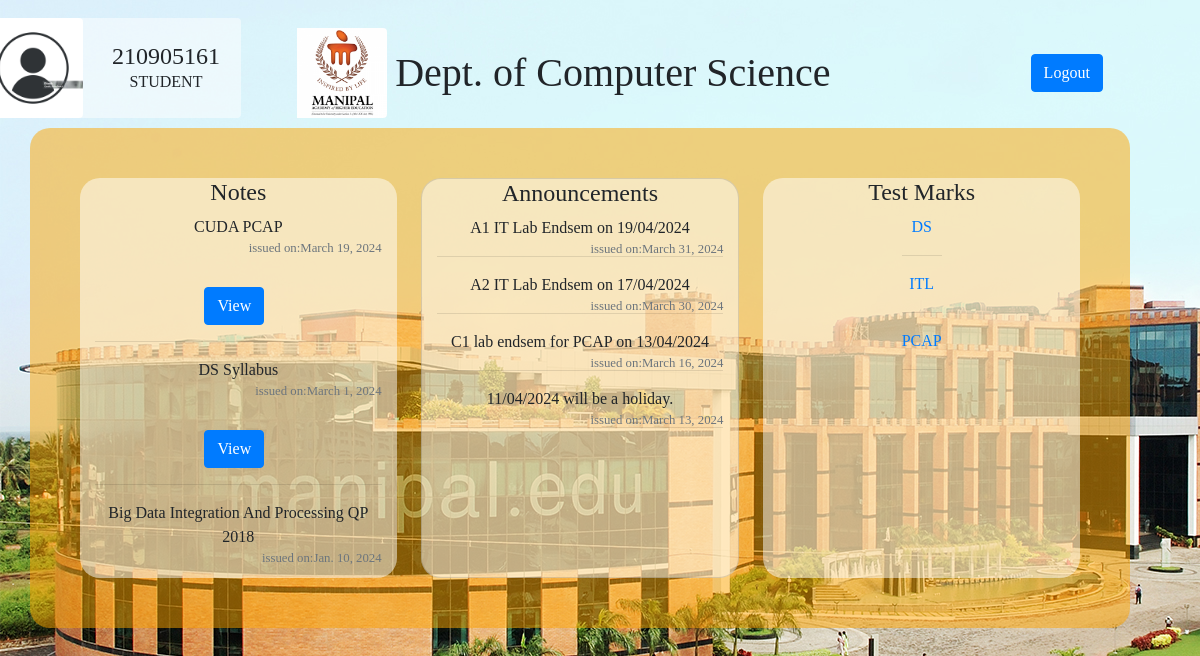
Screenshot of /index/ (signed in) with the database file from the repository.
### webapp/models.py (models this page shows)
class Note(models.Model):
    title = models.CharField(max_length=100)
    document = models.FileField(upload_to='notes/')
    date = models.DateField()

class Announcements(models.Model):
    announcement = models.CharField(max_length=500)
    date = models.DateField()

### webapp/views.py (the view)
# urls.py: path('index/',views.index,name='index'),
def index(request):
    username = request.session.get('username','')
    user = request.session.get('user','')
    context = {}
    context['userForm'] = LoginForm()
    if username:
        context['username']= username
        context['userType'] = user
        context['announcements'] = Announcements.objects.all().order_by('-date')
        unique_subjects = Marks.objects.values('subject').annotate(count=Count('subject'))
        context['notes'] = Note.objects.all().order_by('-date')
        context['unique_subjects'] = unique_subjects
        return render(request,'index.html',context)
    else:
        context['message']= "Not logged in"
        return render(request,'login.html',context)

### webapp/templates/webapp/index.html (shortened to what this page needs)
<html>
<head>
    <link rel="stylesheet" href="https://cdn.jsdelivr.net/npm/bootstrap@4.4.1/dist/css/bootstrap.min.css">
    <link href="https://cdn.jsdelivr.net/npm/bootstrap-icons/font/bootstrap-icons.css" rel="stylesheet">
</head>
    {% load static %}
<body style="background-image:url({% static 'manipal.jpg' %});font-family:Georgia; height: 100%; transform: translate(0px,-130px)">
    <div class="container text-center">
        <div style="transform: translate(-500px,100px);">
            <div class="ml-4 mt-5 d-flex justify-content-center">
                <div class="card h-25 border-0" style="background-color: rgba(255, 255, 255, 0.5)">
                    <div class="d-flex align-items-center">
                        <div class="image">
                    <img src="{% static 'user.jpg' %}" class="rounded" height="100" width="100 " >
                    </div>
                    <div class="ml-2" style="width: 150px;">
                       <h4 class="mb-0 mt-0">{{username}}</h4>
                       <span>{{userType | upper}}</span>
                    </div>
                    </div>
                </div>
             </div>
        </div>
        <div class="d-flex justify-content-center align-items-center">
            <img class="mr-2 rounded" src="{% static 'logo.png' %}" alt="My Image" style="height: 90px; margin-bottom: 10px; margin-top: 10px; padding-left: 200px">
            <h1 style="margin-bottom:10px; margin-top:10px;">Dept. of Computer Science</h1>
        <div class="btn-container" style="padding-left: 200px;">
            <button class="btn btn-primary">
                <a href="{% url 'logout' %}" style="color:inherit;">Logout</a>
            </button>
        </div>
        </div>
        <div class="row" style="background-color: rgba(255, 165, 0, 0.5); height: 500px; width: 1100px; padding: 50px; border-radius: 20px">
            <div class="col mr-4" style="background-color: rgba(255, 255, 255, 0.5); border-radius: 20px;height:400px;overflow-y: auto;">
                <h4>Notes</h4>
                <div id="student_notes" style="display:none">
                    <div style="position:relative">
                        {% for note in notes %}
                        <div style="position: relative;">
                        {{ note.title }}<br />
                            <small class="text-muted" style="float:right">issued on:{{ note.date }}</small><br /><br />
                            <button type="submit" class="btn btn-primary mr-2" ><a href="/view_pdf/{{ note.document | cut:"/" }}" target="_blank" style="color:white">View</a></button>
                        </div>
                        <hr />
                        {% endfor %}
                    </div>
                </div>
                <br />
            </div>
            <div class="col mr-4 card" style="background-color: rgba(255, 255, 255, 0.5); border-radius: 20px; height: 400px; overflow-y: auto;">
                <h4>Announcements</h4>
                <div id="student_announcement" style="display:none">
                    {% for announcement in announcements %}
                    {{ announcement.announcement }}<br />
                    <small class="text-muted" style="float:right">issued on:{{ announcement.date }}</small>
                    <hr />
                    {% endfor %}
                </div>
                <br />
            </div>
            <div class="col" style="background-color: rgba(255, 255, 255, 0.5); border-radius: 20px; height: 400px; overflow-y: auto;">
                <h4>Test Marks</h4>
                <div id="student_marks" style="display:none">
                    {% for unique_subject in unique_subjects %}
                    <a href="/studentmarks_result/{{ unique_subject.subject }}"> {{ unique_subject.subject }} </a><br />
                    <hr />
                    {% endfor %}
                </div>
                <br />
            </div>
        </div>
    </div>
</body>
</html>

### rows the page displays
Note: title "CUDA PCAP", date "March 19, 2024"
Note: title "DS Syllabus", date "March 1, 2024"
Note: title "Big Data Integration And Processing QP 2018", date "Jan. 10, 2024"
Announcements: announcement "A1 IT Lab Endsem on 19/04/2024", date "March 31, 2024"
Announcements: announcement "A2 IT Lab Endsem on 17/04/2024", date "March 30, 2024"
Announcements: announcement "C1 lab endsem for PCAP on 13/04/2024", date "March 16, 2024"
Announcements: announcement "11/04/2024 will be a holiday.", date "March 13, 2024"

### other values shown
{{ username }} "210905161"
{{ userType | upper }} "STUDENT"
{{ unique_subject.subject }} "DS" "ITL" "PCAP"
